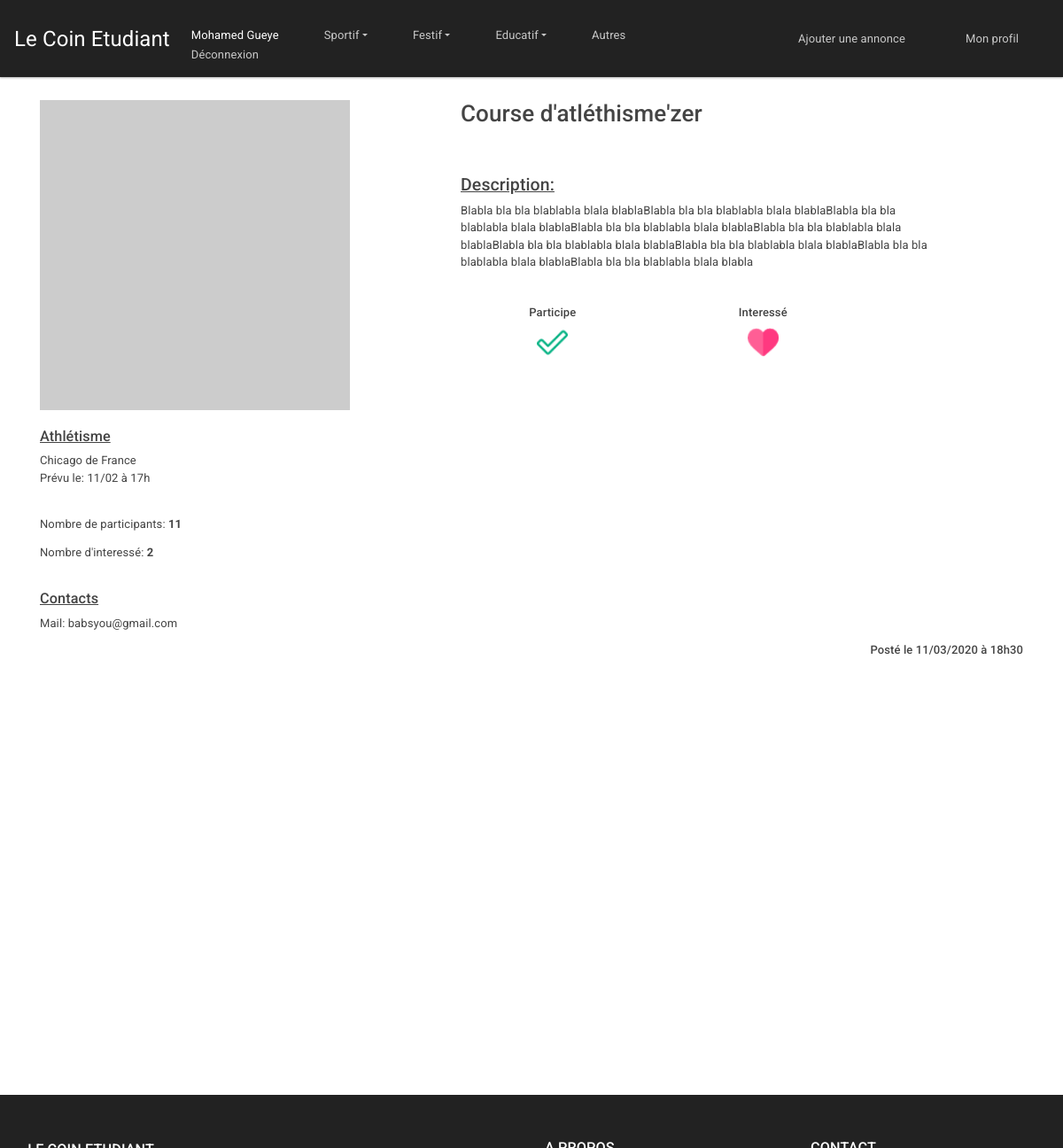
The page /controleur/AnnonceDetail.ctrl.php (signed in) on the database its author committed.
### tables this page shows
CREATE TABLE client (
  id INTEGER PRIMARY KEY,
  nom TEXT,
  prenom TEXT,
  email TEXT UNIQUE,
  motdepasse TEXT,
  emailVerifie INTEGER,
  CONSTRAINT name_unique UNIQUE (email)
);

CREATE TABLE categorie(
  id INTEGER PRIMARY KEY,
  nom TEXT,
  idpere INTEGER,
  idTitreGlobal INTEGER
);

CREATE TABLE annonce (
	id INTEGER PRIMARY KEY,
  idClient INTEGER,
  categorie INTEGER,
	titre TEXT,
  contenu TEXT,
  adresse TEXT,
  nbParticipant INTEGER,
  nbInteresse INTEGER,
  departement TEXT,
  datePrevu INTEGER,
  dateHeure INTEGER,
	photo1 TEXT,
  photo2 TEXT,
  photo3 TEXT,
	FOREIGN KEY(idClient) REFERENCES client(id),
  FOREIGN KEY(categorie) REFERENCES categorie(id)
);

### controleur/AnnonceDetail.ctrl.php (called while the page is built, shortened)
<?php
include_once("../modele/DAO.class.php");
$id=max(($_GET['id']??1),1);
$id=min($id,$dao->nbAnnonce());
$annonce = $dao->getAnnonceById($id);
$cat = $dao->getCategorieById($annonce->categorie);
$user = $dao->getClient($annonce->idClient);
if($idClient){
  $Favoris=$dao->isFavoris($idClient,$id);
  $Interesse=$dao->isInteresse($idClient,$id);
}
include('../vue/AnnonceDetailview.php');
?>

### modele/DAO.class.php (called while the page is built, shortened)
<?php
class DAO
{
  private $db;
  function __construct()
  {
    try {
      $this->db = new PDO('sqlite:../modele/data/data.db');
    } catch (Exception $e) {
      die("erreur de connexion:".$e->getMessage());
    }
  }
  function getClient($id) : Client {
    $requeteSQL = "SELECT * FROM client WHERE id =$id";
    $reponseDeRequete=$this->db->query($requeteSQL);
    $Client = $reponseDeRequete->fetchAll(PDO::FETCH_CLASS,"Client");
    return $Client[0];
  }
  function getAnnonceById(int $id): Annonce{
    $requ="SELECT * FROM annonce WHERE id='$id'";
    $res = $this->db->query($requ);
    $result = $res->fetchAll(PDO::FETCH_CLASS|PDO::FETCH_PROPS_LATE, "Annonce");
    return $result[0];
  }
  function nbAnnonce():int{
    $requ="SELECT count(*) FROM annonce";
    $res = $this->db->query($requ);
    $result = $res->fetch();
    return $result[0];
  }
  function getCategorieById($id)  {
    $requeteSQL = "SELECT * FROM categorie WHERE id=$id";
    $reponseDeRequete=$this->db->query($requeteSQL);
    $categorie=$reponseDeRequete? $reponseDeRequete->fetchAll(PDO::FETCH_CLASS,'Categorie'):null;
    return $categorie[0]??null;
  }
  function isFavoris(int $idClient, int $idAnnonce):bool{
    $requ="SELECT count(*) FROM favoris WHERE idClient=$idClient AND idAnnonce=$idAnnonce";
    $res = $this->db->query($requ);
    $result = $res->fetch();
    return $result['count(*)'];
  }
  function isInteresse(int $idClient, int $idAnnonce):bool{
    $requ="SELECT count(*) FROM interesse WHERE idClient=$idClient AND idAnnonce=$idAnnonce";
    $res = $this->db->query($requ);
    $result = $res->fetch();
    return $result['count(*)'];
  }
}
$dao = new DAO();
$client=$_SESSION['Client']??0;
$clientConnecte=$_SESSION['Connexion']??0;
$idClient=$_SESSION['Client']->id??0;
?>

### vue/AnnonceDetailview.php (the view, shortened to what this page needs)
<!DOCTYPE html>
<html lang="en" dir="ltr">
<head>
  <link rel="stylesheet" href="../vue/css/bootstrap.min.css">
  <link rel="stylesheet" href="../vue/css/Header.css">
  <link rel="stylesheet" href='../vue/css/jquery.flipster.css'>
  <link rel="stylesheet" href="../vue/css/AnnonceDetailview.css">
</head>
<body>
  <header>
    <?php include('header.php') ?>
  </header>
  <div class="container">
    <div class="row" >
      <div class="d-flex flex-column column col-md-5 img">
        <img id="imgDescription" src="https://via.placeholder.com/350" alt="" class="img-rounded"> <br>
        <h5><u> <?=$cat->nom?> </u></h5>
        <p style="margin-bottom:0px;"> <?= $annonce->adresse?> </p>
        <p>Prévu le: 11/02 à 17h   </p>
        <br>
        <p>Nombre de participants: <strong> <?=$annonce->nbParticipant?> </strong></p>
        <p>Nombre d'interessé: <strong> <?=$annonce->nbInteresse?> </strong></p>
        <br>
        <h5><u>Contacts</u></h5>
        <p>Mail: <?=$user->email?></p>
      </div>
      <div class="d-flex flex-column col-md-6 details">
        <h2 id="titreAnnonce"> <?=$annonce->titre?></h2>
        <h4> <u>Description:</u></h4>
        <p><?= $annonce ->contenu?></p>
        <div class="row">
          <div class="text-center d-flex flex-column column col-md-5">
            <h6>Participe</h6>
            <?php if ($Favoris??0): ?>
              <p> <a href="../controleur/MettreEnFavoris.php?idAnnonce=<?=$annonce->id?>&action=delete"> <img class="iconeChoix" src="../modele/img/correct.png" alt="correct check"> </a> </p>
            <?php elseif($clientConnecte==0): ?>
              <p> <a href="../controleur/Accueil.ctrl.php">Connectez-vous </a> pour ajouter cette annonce à vos favoris.</p>
            <?php else: ?>
              <p> <a href="../controleur/MettreEnFavoris.php?idAnnonce=<?=$annonce->id?>&action=add"> <img class="iconeChoix" src="../modele/img/correct_vide.png" alt="correct check vide"> </a> </p>
            <?php endif; ?>
          </div>
          <div class="text-center d-flex flex-column column col-md-5">
            <h6>Interessé</h6>
            <?php if ($Interesse??0): ?>
              <p> <a href="../controleur/MettreEnInteresse.php?idAnnonce=<?=$annonce->id?>&action=delete"> <img class="iconeChoix" src="../modele/img/heart.png" alt="heart check"> </a> </p>
            <?php elseif($clientConnecte==0): ?>
              <p> <a href="../controleur/Accueil.ctrl.php">Connectez-vous </a> pour ajouter cette annonce à votre centre d'intérêt.</p>
            <?php endif; ?>
          </div>
        </div>
      </div>
    </div>
    <h6 style="float:right;">Posté le 11/03/2020 à 18h30</h6>
  </div>
  <footer class="footer">
    <?php include('footer.php') ?>
  </footer>
</body>
</html>

### vue/header.php (shortened to what this page needs)
<nav class="navbar navbar-expand-lg navbar-dark bg-dark">
  <a class="navbar-brand" href="../controleur/Accueil.ctrl.php">Le Coin Etudiant</a>
  <div class="collapse navbar-collapse" id="navbarColor02">
    <ul class="navbar-nav mr-auto">
      <?php if ($_SESSION['Connexion']??false):?>
        <?php if ($clientConnecte==1 && $client->emailVerifie==1): ?>
          <li class="nav-item ">
            <a class="nav-link active" href="#" style="margin-bottom: 0; padding-bottom: 2px;"> <?=$_SESSION['Client']->prenom?> <?=$_SESSION['Client']->nom?></a>
            <a class="nav-link" href="../controleur/Deconnexion.ctrl.php" style="margin: 0; padding-top: 0; padding-bottom: 0">Déconnexion </a>
          </li>
        <?php else: ?>
          <li class="nav-item active">
            <a class="nav-link" href="#contact" data-toggle="modal" data-target="#modalLoginForm">Se connecter <span class="sr-only">(current)</span></a>
          </li>
        <?php endif; ?>
      <?php endif; ?>
    <li class="nav-item dropdown">
      <a class="nav-link dropdown-toggle" href="../controleur/Annonces.ctrl.php" id="navbarDropdown1" role="button" data-toggle="dropdown" aria-haspopup="true" aria-expanded="false">Sportif</a>
    </li>
    <li class="nav-item dropdown">
      <a class="nav-link dropdown-toggle" href="#" id="navbarDropdown2" role="button" data-toggle="dropdown" aria-haspopup="true" aria-expanded="false">Festif</a>
    </li>
    <li class="nav-item dropdown">
      <a class="nav-link dropdown-toggle" href="#" id="navbarDropdown3" role="button" data-toggle="dropdown" aria-haspopup="true" aria-expanded="false">Educatif</a>
    </li>
    <li class="nav-item">
      <a class="nav-link" href="#">Autres</a>
    </li>
  </ul>
    <?php if($clientConnecte==1): ?>
        <ul class="navbar-nav ml-auto">
          <li class="navbar-nav ml-auto">
            <a class="nav-link" style="margin-right: 4em;" href="../controleur/AjoutAnnonce.ctrl.php">Ajouter une annonce</a>
          </li>
          <li class="nav-item ">
            <a class="nav-link" style="margin-right:2em;" href="../controleur/Profil.ctrl.php" >Mon profil</a>
          </li>
        </ul>
    <?php endif; ?>
</div>
</nav>

### vue/footer.php (shortened to what this page needs)
<footer class="page-footer font-small pt-4">
  <div class="container-fluid text-center text-md-left">
    <div class="row">
      <div class="col-md-6 mt-md-0 mt-3">
        <h5 class="text-uppercase" style="margin-top:2px; margin-left:1em;">Le Coin Etudiant</h5>
      </div>
      <div class="col-md-3 mb-md-0 mb-3">
        <h5 class="text-uppercase">A propos</h5>
      </div>
      <div class="col-md-3 mb-md-0 mb-3">
        <h5 class="text-uppercase">Contact</h5>
      </div>
    </div>
  </div>
</footer>

### vue/css/AnnonceDetailview.css (style rules this page uses)
.row { margin-top: 2em; }
#titreAnnonce { margin-bottom: 2em; }
#imgDescription { width: 350px; height: 350px; }
.iconeChoix { width: 35px; height: 35px; }

### vue/header.php (style rules this page uses)
.navbar .nav-item:not(:last-child) { margin-right: 35px; }
.dropdown-toggle::after { transition: transform 0.15s linear; }

### vue/footer.php (style rules this page uses)
footer { background-color: #222; color: #FFF; }
html { position: relative; min-height: 100%; }
.footer { position: absolute; bottom: 0; width: 100%; height: 60px; background: #000000; color: #FFFFFF; }

### rows shown on the page
client: prenom "Mohamed", nom "Gueye", email "babsyou@gmail.com"
categorie: nom "Athlétisme"
annonce: adresse "Chicago de France", nbParticipant "11", nbInteresse "2", titre "Course d'atléthisme'zer", contenu "Blabla bla bla blablabla blala blablaBlabla bla bla blablabla blala blablaBlabla bla bla blablabla blala blablaBlabla bla bla blablabla blala blablaBlabla bla bla blablabla blala blablaBlabla bla bla blablabla blala blablaBlabla bla bla blablabla blala blablaBlabla bla bla blablabla blala blablaBlabla bla bla blablabla blala blabla"
